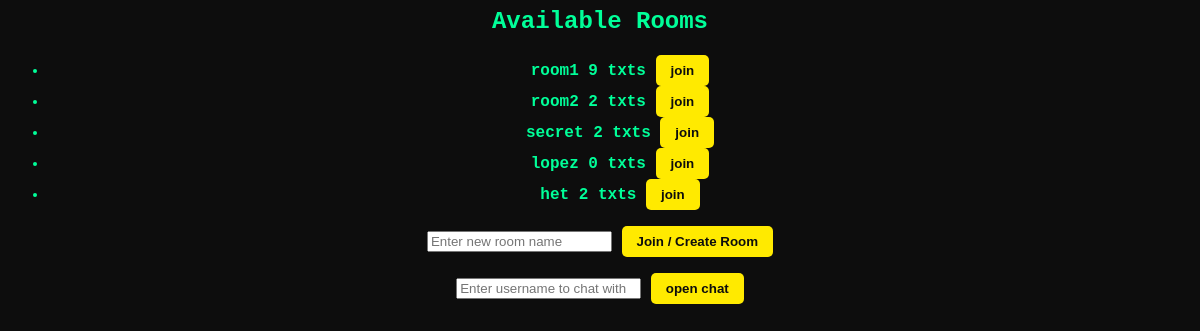
Page /chat/ on the earlier database version.
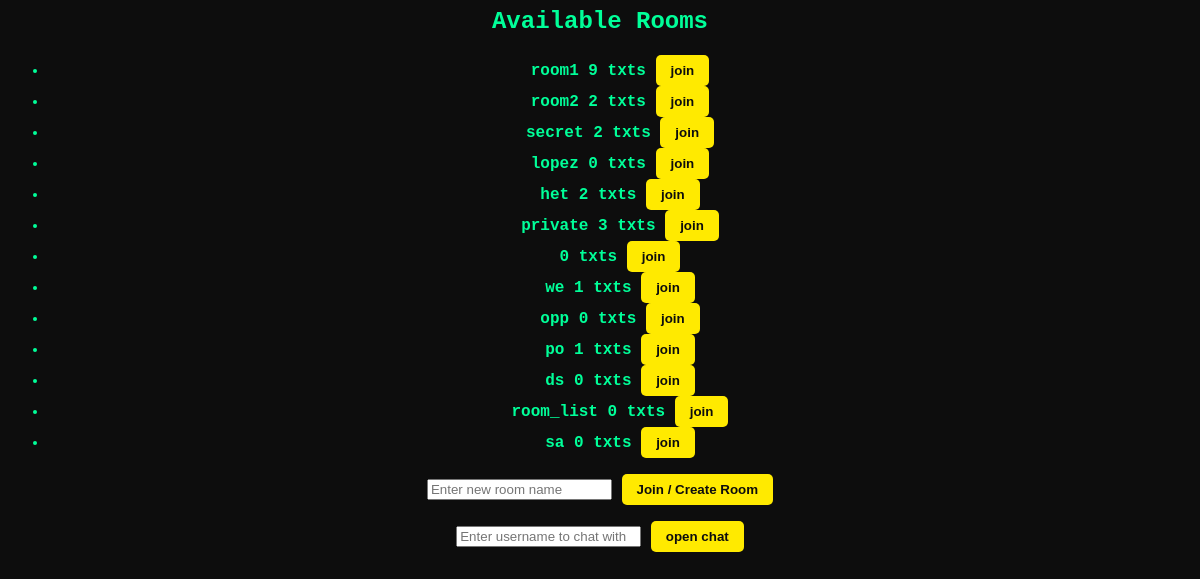
Same page on the later database version.
### chat/models.py (models this page shows, shortened)
class Room(models.Model):
    name = models.CharField(max_length=28,null=False,unique=True)
    desc = models.TextField(null=True)
    status = models.ForeignKey(Status, on_delete=models.CASCADE, null=True)  # Use ForeignKey to Status
    creation_time = models.DateTimeField(auto_now_add=True)
    update_time = models.DateTimeField(auto_now_add=True)
    created_by = models.ForeignKey(
        settings.AUTH_USER_MODEL, null=True, related_name='room_created', on_delete=models.CASCADE
    )

### chat/views.py (the view)
# urls.py: path('', room_list, name='room_list'),
def room_list(request):
    username = request.user.username
    rooms = Room.objects.all()
    count_list = []
    for room in rooms:
        m = Message.objects.filter(room__name=room.name).count()
        count_list.append({"name":room.name,'count':m})
    return render(request, 'room_list.html', {'count_list':count_list,'username':username,'rooms': rooms})

### chat/templates/room_list.html (shortened to what this page needs)
<head>
</head>
<h2>Available Rooms</h2>
<ul>
  {% for room in rooms %}
    {% for i in count_list %}
    <div>
      {% if i.name == room.name%}
      <li>
        <b>{{ room.name }}</b>
        <b>{{i.count}} txts</b>
        <a href="{% url 'chat_room' room.name %}">
        <button> join</button>
        </a>
    </li>
    {%endif%}
</div>
    {%endfor%}
  {% endfor %}
</ul>
<form id="room_name" method="get" action="{% url 'chat_room' ' ' %}">
    <input name="room" id="room" placeholder="Enter new room name" />
    <button onclick="set_url()" type="submit">Join / Create Room</button>
</form>
<form id="private" method="get" action="{% url 'private_chat' ' ' %}">
    <input name="user" id="user" placeholder="Enter username to chat with" />
    <button onclick="set_private_url()" type="submit"> open chat</button>
</form>

### chat/templates/room_list.html (style rules this page uses)
button { padding: 8px 15px; background: #FFEA00; border: none; color: #0d0d0d; font-weight: bold; cursor: pointer; border-radius: 5px; transition: 0.3s; }

Differences in the rows shown:
added Room: name "private", count "3"
added Room: count "0"
added Room: name "we", count "1"
added Room: name "opp", count "0"
added Room: name "po", count "1"
added Room: name "ds", count "0"
added Room: name "room_list", count "0"
added Room: name "sa", count "0"
